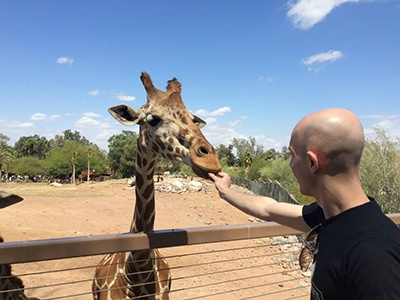
#> input picture lessons/newimage.jpg, 400 x 300 px
$ python mag_orientation.py --image newimage.jpg   (older library calls are emulated)
#> lines starting #> are read from the running program, lines starting #| are printed output that depends on the picture
import numpy as np
import argparse
import cv2

ap = argparse.ArgumentParser()
ap.add_argument("-i", "--image", required=True, help="Path to the image")
ap.add_argument("-l", "--lower-angle", type=float, default=175.0, help="Lower orientation angle")
ap.add_argument("-u", "--upper-angle", type=float, default=180.0, help="Upper orientation angle")
args = vars(ap.parse_args())

# load the image, convert it to grayscale, and display the original
# image
image = cv2.imread(args["image"])
#> image is the input picture: shape (300, 400, 3); mean B, G, R 150.4, 143.8, 139.7
gray = cv2.cvtColor(image, cv2.COLOR_BGR2GRAY)
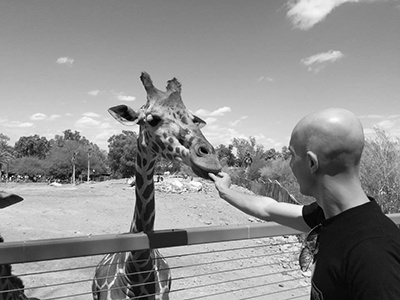
#> gray: shape (300, 400); min 0, max 254, mean 143.3
cv2.imshow("Original", image)

# compute gradients along the X and Y axis, respectively
gX = cv2.Sobel(gray, cv2.CV_64F, 1, 0)
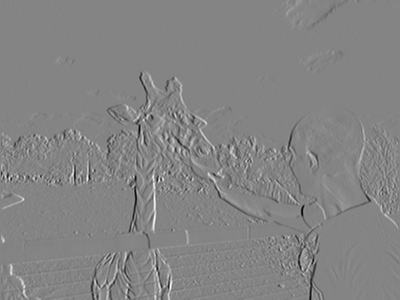
#> gX: shape (300, 400) float64; min -935, max 866, mean -0.1; drawn with min black and max white
gY = cv2.Sobel(gray, cv2.CV_64F, 0, 1)
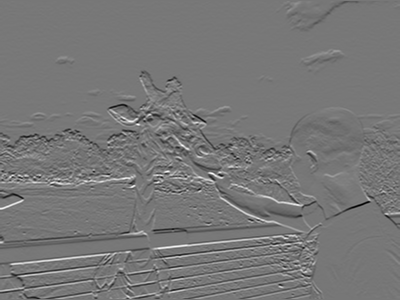
#> gY: shape (300, 400) float64; min -766, max 869, mean -0.6; drawn with min black and max white

# compute the gradient magnitude and orientation respectively
mag = np.sqrt((gX ** 2) + (gY ** 2))
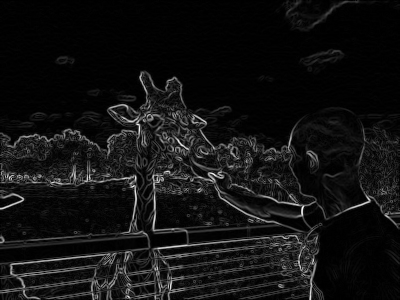
#> mag: shape (300, 400) float64; min 0, max 955.1, mean 69; drawn with min black and max white
orientation = np.arctan2(gY, gX) * (180 / np.pi) % 180
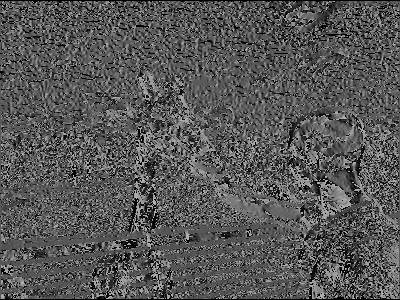
#> orientation: shape (300, 400) float64; min 0, max 179.9, mean 87.1

# find all pixels that are within the upper and lower angle boundaries
idxs = np.where(orientation >= args["lower_angle"], orientation, -1)
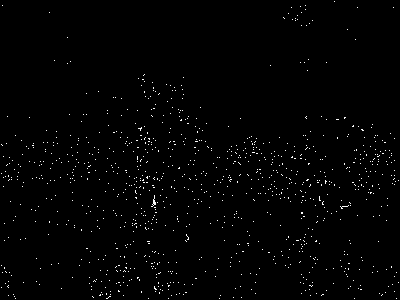
#> idxs: shape (300, 400) float64; min -1, max 179.9, mean 0.9; drawn with min black and max white
idxs = np.where(orientation <= args["upper_angle"], idxs, -1)
mask = np.zeros(gray.shape, dtype="uint8")
mask[idxs > -1] = 255

cv2.imshow("Mask", mask)
cv2.waitKey(0)

grad = np.arctan2(186, -7) * (180 / np.pi)
print(f"Gradient orientation: {grad}")

grad = np.arctan2(319, 23) * (180 / np.pi)
print(f"Gradient orientation: {grad}")
